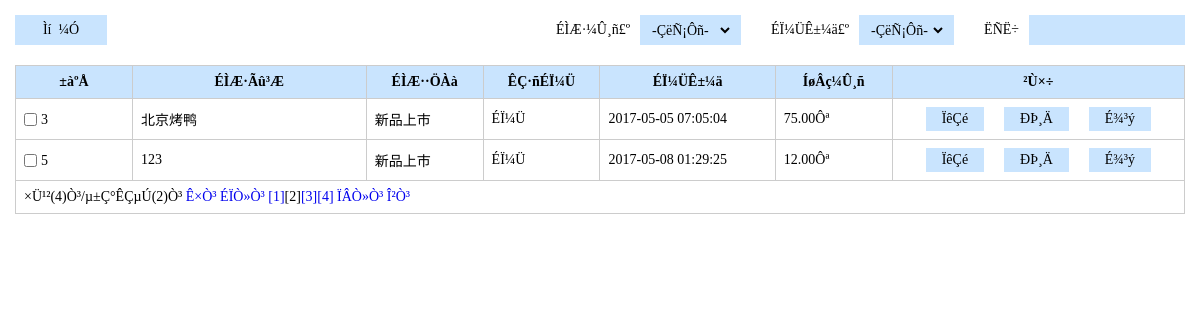
Page /ds02/admin/listPro.php?page=2 (signed in) on the committed database.
### tables this page shows
CREATE TABLE IF NOT EXISTS `food_pro` (
  `id` int(10) unsigned NOT NULL AUTO_INCREMENT,
  `pName` varchar(50) NOT NULL,
  `pSn` varchar(50) NOT NULL,
  `pNum` int(10) unsigned DEFAULT '1',
  `mPrice` decimal(10,2) NOT NULL,
  `iPrice` decimal(10,2) NOT NULL,
  `pDesc` text,
  `pImg` varchar(50) NOT NULL,
  `pubTime` int(10) unsigned NOT NULL,
  `isShow` tinyint(1) DEFAULT '1',
  `isHot` tinyint(1) DEFAULT '0',
  `cId` smallint(5) unsigned NOT NULL,
  PRIMARY KEY (`id`),
  UNIQUE KEY `pName` (`pName`)
);

CREATE TABLE IF NOT EXISTS `food_cate` (
  `id` smallint(5) unsigned NOT NULL AUTO_INCREMENT,
  `cName` varchar(50) DEFAULT NULL,
  PRIMARY KEY (`id`),
  UNIQUE KEY `cName` (`cName`)
);

### ds02/lib/mysql.func.php (called while the page is built, shortened)
<?php
function fetchAll($sql,$result_type=MYSQL_ASSOC){
	$result=mysql_query($sql);
	while(@$row=mysql_fetch_array($result,$result_type)){
		$rows[]=$row;
	}
	return $rows;
}
function getResultNum($sql){
	$result=mysql_query($sql);
	return mysql_num_rows($result);
}

### ds02/admin/listPro.php (the view, shortened to what this page needs)
<?php
$order=$_REQUEST['order']?$_REQUEST['order']:null;
$orderBy=$order?"order by p.".$order:null;
$keywords=$_REQUEST['keywords']?$_REQUEST['keywords']:null;
$where=$keywords?"where p.pName like '%{$keywords}%'":null;
$sql="select p.id,p.pName,p.pSn,p.pNum,p.mPrice,p.iPrice,p.pDesc,p.pubTime,p.isShow,p.isHot,c.cName from food_pro as p join food_cate c on p.cId=c.id {$where}  ";
$totalRows=getResultNum($sql);
$pageSize=2;
$totalPage=ceil($totalRows/$pageSize);
$page=$_REQUEST['page']?(int)$_REQUEST['page']:1;
$offset=($page-1)*$pageSize;
$sql="select p.id,p.pName,p.pSn,p.pNum,p.mPrice,p.iPrice,p.pDesc,p.pubTime,p.isShow,p.isHot,c.cName from food_pro as p join food_cate c on p.cId=c.id {$where} {$orderBy} limit {$offset},{$pageSize}";
$rows=fetchAll($sql);
?>
<!doctype html>
<html>
<head>
<link rel="stylesheet" href="styles/backstage.css">
<link rel="stylesheet" href="scripts/jquery-ui/css/ui-lightness/jquery-ui-1.10.4.custom.css" />
</head>
<body>
<div class="details">
                    <div class="details_operation clearfix">
                        <div class="bui_select">
                            <input type="button" value="Ìí&nbsp;&nbsp;¼Ó" class="add" onclick="addPro()">
                        </div>
                        <div class="fr">
                            <div class="text">
                                <span>ÉÌÆ·¼Û¸ñ£º</span>
                                <div class="bui_select">
                                    <select id="" class="select" onchange="change(this.value)">
                                    	<option>-ÇëÑ¡Ôñ-</option>
                                    </select>
                                </div>
                            </div>
                            <div class="text">
                                <span>ÉÏ¼ÜÊ±¼ä£º</span>
                                <div class="bui_select">
                                 <select id="" class="select" onchange="change(this.value)">
                                 	<option>-ÇëÑ¡Ôñ-</option>
                                    </select>
                                </div>
                            </div>
                            <div class="text">
                                <span>ËÑË÷</span>
                                <input type="text" value="" class="search"  id="search" onkeypress="search()" >
                            </div>
                        </div>
                    </div>
                    <table class="table" cellspacing="0" cellpadding="0">
                        <thead>
                            <tr>
                                <th width="10%">±àºÅ</th>
                                <th width="20%">ÉÌÆ·Ãû³Æ</th>
                                <th width="10%">ÉÌÆ··ÖÀà</th>
                                <th width="10%">ÊÇ·ñÉÏ¼Ü</th>
                                <th width="15%">ÉÏ¼ÜÊ±¼ä</th>
                                <th width="10%">ÍøÂç¼Û¸ñ</th>
                                <th>²Ù×÷</th>
                            </tr>
                        </thead>
                        <tbody>
                        <?php  foreach ($rows as $row):?>
                            <tr>
                                <td><input type="checkbox" id="c<?php echo $row['id'];?>" class="check" value=<?php echo $row['id'];?>><label for="c1" class="label"><?php echo $row['id'];?></label></td>
                                <td><?php echo $row['pName'];?></td>
                                <td><?php echo $row['cName'];?></td>
                                <td>
                                  <?php echo $row['isShow']==1?"ÉÏ¼Ü":"ÏÂ¼Ü";?>
                                </td>
                                 <td><?php echo date("Y-m-d H:i:s",$row['pubTime']);?></td>
                                  <td><?php echo $row['iPrice'];?>Ôª</td>
                                <td align="center">
                                				<input type="button" value="ÏêÇé" class="btn" onclick="showDetail(<?php echo $row['id'];?>,'<?php echo $row['pName'];?>')"><input type="button" value="ÐÞ¸Ä" class="btn" onclick="editPro(<?php echo $row['id'];?>)"><input type="button" value="É¾³ý" class="btn"onclick="delPro(<?php echo $row['id'];?>)">
                                </td>
                            </tr>
                            <?php endforeach;?>
                            <?php if($totalRows>$pageSize):?>
                            <tr>
                            	<td colspan="7"><?php echo showPage($page, $totalPage,"keywords={$keywords}&order={$order}");?></td>
                            </tr>
                            <?php endif;?>
                        </tbody>
                    </table>
                </div>
</body>
</html>

### ds02/admin/styles/backstage.css (style rules this page uses)
* { margin: 0;padding: 0; }
input,select,textarea { outline: none;border: none; background: none; }
.clearfix:after, .clearfix:before { content: ""; display: table; }
.clearfix:after { clear: both; }
.clearfix { zoom:1; }
.fr { float: right; }
.details_operation { margin-bottom: 20px; }
.details { padding: 15px; font-family: "΢���ź�"; }
.bui_select { background-color: #c9e4fe; height: 30px; float: left; }
.add { width: 92px; height: 30px; font-family: "΢���ź�"; font-size: 14px; }
.select { font-family: "΢���ź�"; font-size: 14px; height: 22px; margin: 4px 8px; }
.text { float: left; margin-left: 30px; display: inline; }
.text span { line-height: 30px; font-size: 14px; float:left; margin-right: 10px; }
.search { width: 140px; height: 30px; line-height: 30px\9; background-color: #c9e4fe; padding: 0 8px; }
.table { border-collapse: collapse; width: 100%; font-size: 14px; }
.table th { background-color: #c9e4fe; }
.table th, .table td { border: solid 1px #ccc; padding: 8px; }
.label,.check { vertical-align: middle; }
.check { margin-right: 4px; }
.btn { padding: 4px 16px; background-color: #c9e4fe; margin: 0 10px;font-family: "΢���ź�"; font-size: 14px; }

### rows in the picture
food_pro: id "3", pName "北京烤鸭", food_cate.cName "新品上市", isShow "ÉÏ¼Ü", pubTime "2017-05-05 07:05:04", iPrice "75.00"
food_pro: id "5", pName "123", food_cate.cName "新品上市", isShow "ÉÏ¼Ü", pubTime "2017-05-08 01:29:25", iPrice "12.00"

### other values in the picture
showPage($page, $totalPage,"keywords={$keywords}&order={$order}") "×Ü¹²(4)Ò³/µ±Ç°ÊÇµÚ(2)Ò³"
